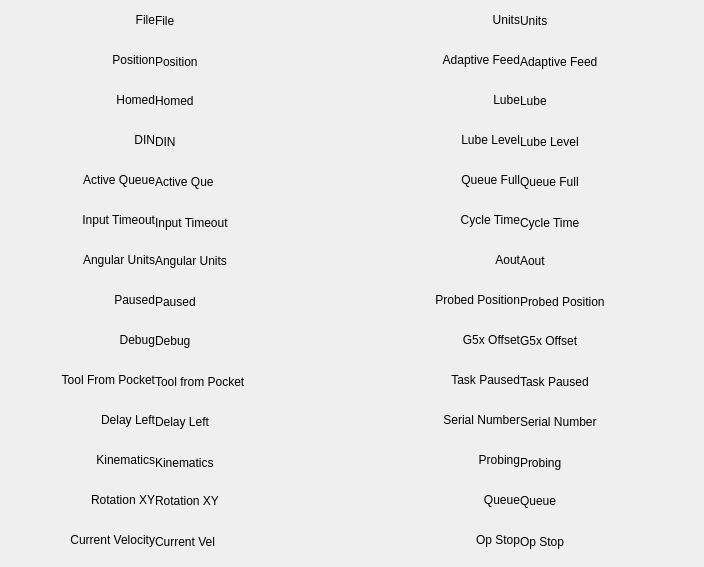
          <widget class="QWidget" name="tab_18">
           <attribute name="title">
            <string>Labels 1</string>
           </attribute>
           <widget class="QLabel" name="file_lb">
            <property name="geometry">
             <rect>
              <x>155</x>
              <y>4</y>
              <width>175</width>
              <height>33</height>
             </rect>
            </property>
            <property name="minimumSize">
             <size>
              <width>175</width>
              <height>30</height>
             </size>
            </property>
            <property name="text">
             <string>File</string>
            </property>
           </widget>
           <widget class="QLabel" name="position_lb">
            <property name="geometry">
             <rect>
              <x>155</x>
              <y>45</y>
              <width>175</width>
              <height>33</height>
             </rect>
            </property>
            <property name="minimumSize">
             <size>
              <width>175</width>
              <height>30</height>
             </size>
            </property>
            <property name="text">
             <string>Position</string>
            </property>
           </widget>
           <widget class="QLabel" name="din_lb">
            <property name="geometry">
             <rect>
              <x>155</x>
              <y>125</y>
              <width>175</width>
              <height>33</height>
             </rect>
            </property>
            <property name="minimumSize">
             <size>
              <width>175</width>
              <height>30</height>
             </size>
            </property>
            <property name="text">
             <string>DIN</string>
            </property>
           </widget>
           <widget class="QLabel" name="homed_lb">
            <property name="geometry">
             <rect>
              <x>155</x>
              <y>84</y>
              <width>175</width>
              <height>33</height>
             </rect>
            </property>
            <property name="minimumSize">
             <size>
              <width>175</width>
              <height>30</height>
             </size>
            </property>
            <property name="text">
             <string>Homed</string>
            </property>
           </widget>
           <widget class="QLabel" name="input_timeout_lb">
            <property name="geometry">
             <rect>
              <x>155</x>
              <y>206</y>
              <width>175</width>
              <height>33</height>
             </rect>
            </property>
            <property name="minimumSize">
             <size>
              <width>175</width>
              <height>30</height>
             </size>
            </property>
            <property name="text">
             <string>Input Timeout</string>
            </property>
           </widget>
           <widget class="QLabel" name="active_queue_lb">
            <property name="geometry">
             <rect>
              <x>155</x>
              <y>165</y>
              <width>175</width>
              <height>33</height>
             </rect>
            </property>
            <property name="minimumSize">
             <size>
              <width>175</width>
              <height>30</height>
             </size>
            </property>
            <property name="text">
             <string>Active Que</string>
            </property>
           </widget>
           <widget class="QLabel" name="paused_lb">
            <property name="geometry">
             <rect>
              <x>155</x>
              <y>285</y>
              <width>175</width>
              <height>33</height>
             </rect>
            </property>
            <property name="minimumSize">
             <size>
              <width>175</width>
              <height>30</height>
             </size>
            </property>
            <property name="text">
             <string>Paused</string>
            </property>
           </widget>
           <widget class="QLabel" name="delay_left_lb">
            <property name="geometry">
             <rect>
              <x>155</x>
              <y>405</y>
              <width>175</width>
              <height>33</height>
             </rect>
            </property>
            <property name="minimumSize">
             <size>
              <width>175</width>
              <height>30</height>
             </size>
            </property>
            <property name="text">
             <string>Delay Left</string>
            </property>
           </widget>
           <widget class="QLabel" name="kinematics_type_lb">
            <property name="geometry">
             <rect>
              <x>155</x>
              <y>446</y>
              <width>175</width>
              <height>33</height>
             </rect>
            </property>
            <property name="minimumSize">
             <size>
              <width>175</width>
              <height>30</height>
             </size>
            </property>
            <property name="text">
             <string>Kinematics</string>
            </property>
           </widget>
           <widget class="QLabel" name="debug_lb">
            <property name="geometry">
             <rect>
              <x>155</x>
              <y>324</y>
              <width>175</width>
              <height>33</height>
             </rect>
            </property>
            <property name="minimumSize">
             <size>
              <width>175</width>
              <height>30</height>
             </size>
            </property>
            <property name="text">
             <string>Debug</string>
            </property>
           </widget>
           <widget class="QLabel" name="angular_units_lb">
            <property name="geometry">
             <rect>
              <x>155</x>
              <y>244</y>
              <width>175</width>
              <height>33</height>
             </rect>
            </property>
            <property name="minimumSize">
             <size>
              <width>175</width>
              <height>30</height>
             </size>
            </property>
            <property name="text">
             <string>Angular Units</string>
            </property>
           </widget>
           <widget class="QLabel" name="tool_from_pocket_lb">
            <property name="geometry">
             <rect>
              <x>155</x>
              <y>365</y>
              <width>175</width>
              <height>33</height>
             </rect>
            </property>
            <property name="minimumSize">
             <size>
              <width>175</width>
              <height>30</height>
             </size>
            </property>
            <property name="text">
             <string>Tool from Pocket</string>
            </property>
           </widget>
           <widget class="QLabel" name="rotation_xy_lb">
            <property name="geometry">
             <rect>
              <x>155</x>
              <y>484</y>
              <width>175</width>
              <height>33</height>
             </rect>
            </property>
            <property name="minimumSize">
             <size>
              <width>175</width>
              <height>30</height>
             </size>
            </property>
            <property name="text">
             <string>Rotation XY</string>
            </property>
           </widget>
           <widget class="QLabel" name="current_vel_lb">
            <property name="geometry">
             <rect>
              <x>155</x>
              <y>525</y>
              <width>175</width>
              <height>33</height>
             </rect>
            </property>
            <property name="minimumSize">
             <size>
              <width>175</width>
              <height>30</height>
             </size>
            </property>
            <property name="text">
             <string>Current Vel</string>
            </property>
           </widget>
           <widget class="QLabel" name="adaptive_feed_enabled_lb">
            <property name="geometry">
             <rect>
              <x>520</x>
              <y>45</y>
              <width>175</width>
              <height>33</height>
             </rect>
            </property>
            <property name="minimumSize">
             <size>
              <width>175</width>
              <height>0</height>
             </size>
            </property>
            <property name="text">
             <string>Adaptive Feed</string>
            </property>
           </widget>
           <widget class="QLabel" name="queue_lb">
            <property name="geometry">
             <rect>
              <x>520</x>
              <y>484</y>
              <width>175</width>
              <height>33</height>
             </rect>
            </property>
            <property name="minimumSize">
             <size>
              <width>175</width>
              <height>0</height>
             </size>
            </property>
            <property name="text">
             <string>Queue</string>
            </property>
           </widget>
           <widget class="QLabel" name="queue_full_lb">
            <property name="geometry">
             <rect>
              <x>520</x>
              <y>165</y>
              <width>175</width>
              <height>33</height>
             </rect>
            </property>
            <property name="minimumSize">
             <size>
              <width>175</width>
              <height>0</height>
             </size>
            </property>
            <property name="text">
             <string>Queue Full</string>
            </property>
           </widget>
           <widget class="QLabel" name="aout_lb">
            <property name="geometry">
             <rect>
              <x>520</x>
              <y>244</y>
              <width>175</width>
              <height>33</height>
             </rect>
            </property>
            <property name="minimumSize">
             <size>
              <width>175</width>
              <height>0</height>
             </size>
            </property>
            <property name="text">
             <string>Aout</string>
            </property>
           </widget>
           <widget class="QLabel" name="probed_position_lb">
            <property name="geometry">
             <rect>
              <x>520</x>
              <y>285</y>
              <width>175</width>
              <height>33</height>
             </rect>
            </property>
            <property name="minimumSize">
             <size>
              <width>175</width>
              <height>0</height>
             </size>
            </property>
            <property name="text">
             <string>Probed Position</string>
            </property>
           </widget>
           <widget class="QLabel" name="probing_lb">
            <property name="geometry">
             <rect>
              <x>520</x>
              <y>446</y>
              <width>175</width>
              <height>33</height>
             </rect>
            </property>
            <property name="minimumSize">
             <size>
              <width>175</width>
              <height>0</height>
             </size>
            </property>
            <property name="text">
             <string>Probing</string>
            </property>
           </widget>
           <widget class="QLabel" name="cycle_time_lb">
            <property name="geometry">
             <rect>
              <x>520</x>
              <y>206</y>
              <width>175</width>
              <height>33</height>
             </rect>
            </property>
            <property name="minimumSize">
             <size>
              <width>175</width>
              <height>0</height>
             </size>
            </property>
            <property name="text">
             <string>Cycle Time</string>
            </property>
           </widget>
           <widget class="QLabel" name="g5x_offset_lb">
            <property name="geometry">
             <rect>
              <x>520</x>
              <y>324</y>
              <width>175</width>
              <height>33</height>
             </rect>
            </property>
            <property name="minimumSize">
             <size>
              <width>175</width>
              <height>0</height>
             </size>
            </property>
            <property name="text">
             <string>G5x Offset</string>
            </property>
           </widget>
           <widget class="QLabel" name="optional_stop_lb">
            <property name="geometry">
             <rect>
              <x>520</x>
              <y>525</y>
              <width>175</width>
              <height>33</height>
             </rect>
            </property>
            <property name="minimumSize">
             <size>
              <width>175</width>
              <height>0</height>
             </size>
            </property>
            <property name="text">
             <string>Op Stop</string>
            </property>
           </widget>
           <widget class="QLabel" name="lube_lb">
            <property name="geometry">
             <rect>
              <x>520</x>
              <y>84</y>
              <width>175</width>
              <height>33</height>
             </rect>
            </property>
            <property name="minimumSize">
             <size>
              <width>175</width>
              <height>0</height>
             </size>
            </property>
            <property name="text">
             <string>Lube</string>
            </property>
           </widget>
           <widget class="QLabel" name="echo_serial_number_lb">
            <property name="geometry">
             <rect>
              <x>520</x>
              <y>405</y>
              <width>175</width>
              <height>33</height>
             </rect>
            </property>
            <property name="minimumSize">
             <size>
              <width>175</width>
              <height>0</height>
             </size>
            </property>
            <property name="text">
             <string>Serial Number</string>
            </property>
           </widget>
           <widget class="QLabel" name="machine_units_lb">
            <property name="geometry">
             <rect>
              <x>520</x>
              <y>4</y>
              <width>175</width>
              <height>33</height>
             </rect>
            </property>
            <property name="minimumSize">
             <size>
              <width>175</width>
              <height>30</height>
             </size>
            </property>
            <property name="text">
             <string>Units</string>
            </property>
           </widget>
           <widget class="QLabel" name="lube_level_lb">
            <property name="geometry">
             <rect>
              <x>520</x>
              <y>125</y>
              <width>175</width>
              <height>33</height>
             </rect>
            </property>
            <property name="minimumSize">
             <size>
              <width>175</width>
              <height>0</height>
             </size>
            </property>
            <property name="text">
             <string>Lube Level</string>
            </property>
           </widget>
           <widget class="QLabel" name="task_paused_lb">
            <property name="geometry">
             <rect>
              <x>520</x>
              <y>365</y>
              <width>175</width>
              <height>33</height>
             </rect>
            </property>
            <property name="minimumSize">
             <size>
              <width>175</width>
              <height>0</height>
             </size>
            </property>
            <property name="text">
             <string>Task Paused</string>
            </property>
           </widget>
           <widget class="QLabel" name="label_2">
            <property name="geometry">
             <rect>
              <x>5</x>
              <y>5</y>
              <width>150</width>
              <height>30</height>
             </rect>
            </property>
            <property name="minimumSize">
             <size>
              <width>150</width>
              <height>30</height>
             </size>
            </property>
            <property name="text">
             <string>File</string>
            </property>
            <property name="alignment">
             <set>Qt::AlignRight|Qt::AlignTrailing|Qt::AlignVCenter</set>
            </property>
           </widget>
           <widget class="QLabel" name="label_3">
            <property name="geometry">
             <rect>
              <x>5</x>
              <y>45</y>
              <width>150</width>
              <height>30</height>
             </rect>
            </property>
            <property name="minimumSize">
             <size>
              <width>150</width>
              <height>30</height>
             </size>
            </property>
            <property name="text">
             <string>Position</string>
            </property>
            <property name="alignment">
             <set>Qt::AlignRight|Qt::AlignTrailing|Qt::AlignVCenter</set>
            </property>
           </widget>
           <widget class="QLabel" name="label_4">
            <property name="geometry">
             <rect>
              <x>5</x>
              <y>85</y>
              <width>150</width>
              <height>30</height>
             </rect>
            </property>
            <property name="minimumSize">
             <size>
              <width>150</width>
              <height>30</height>
             </size>
            </property>
            <property name="text">
             <string>Homed</string>
            </property>
            <property name="alignment">
             <set>Qt::AlignRight|Qt::AlignTrailing|Qt::AlignVCenter</set>
            </property>
           </widget>
           <widget class="QLabel" name="label_10">
            <property name="geometry">
             <rect>
              <x>5</x>
              <y>125</y>
              <width>150</width>
              <height>30</height>
             </rect>
            </property>
            <property name="minimumSize">
             <size>
              <width>150</width>
              <height>30</height>
             </size>
            </property>
            <property name="text">
             <string>DIN</string>
            </property>
            <property name="alignment">
             <set>Qt::AlignRight|Qt::AlignTrailing|Qt::AlignVCenter</set>
            </property>
           </widget>
           <widget class="QLabel" name="label_12">
            <property name="geometry">
             <rect>
              <x>5</x>
              <y>285</y>
              <width>150</width>
              <height>30</height>
             </rect>
            </property>
            <property name="minimumSize">
             <size>
              <width>150</width>
              <height>30</height>
             </size>
            </property>
            <property name="text">
             <string>Paused</string>
            </property>
            <property name="alignment">
             <set>Qt::AlignRight|Qt::AlignTrailing|Qt::AlignVCenter</set>
            </property>
           </widget>
           <widget class="QLabel" name="label_35">
            <property name="geometry">
             <rect>
              <x>5</x>
              <y>165</y>
              <width>150</width>
              <height>30</height>
             </rect>
            </property>
            <property name="minimumSize">
             <size>
              <width>150</width>
              <height>30</height>
             </size>
            </property>
            <property name="text">
             <string>Active Queue</string>
            </property>
            <property name="alignment">
             <set>Qt::AlignRight|Qt::AlignTrailing|Qt::AlignVCenter</set>
            </property>
           </widget>
           <widget class="QLabel" name="label_36">
            <property name="geometry">
             <rect>
              <x>5</x>
              <y>245</y>
              <width>150</width>
              <height>30</height>
             </rect>
            </property>
            <property name="minimumSize">
             <size>
              <width>150</width>
              <height>30</height>
             </size>
            </property>
            <property name="text">
             <string>Angular Units</string>
            </property>
            <property name="alignment">
             <set>Qt::AlignRight|Qt::AlignTrailing|Qt::AlignVCenter</set>
            </property>
           </widget>
           <widget class="QLabel" name="label_37">
            <property name="geometry">
             <rect>
              <x>5</x>
              <y>205</y>
              <width>150</width>
              <height>30</height>
             </rect>
            </property>
            <property name="minimumSize">
             <size>
              <width>150</width>
              <height>30</height>
             </size>
            </property>
            <property name="text">
             <string>Input Timeout</string>
            </property>
            <property name="alignment">
             <set>Qt::AlignRight|Qt::AlignTrailing|Qt::AlignVCenter</set>
            </property>
           </widget>
           <widget class="QLabel" name="label_81">
            <property name="geometry">
             <rect>
              <x>5</x>
              <y>445</y>
              <width>150</width>
              <height>30</height>
             </rect>
            </property>
            <property name="minimumSize">
             <size>
              <width>150</width>
              <height>30</height>
             </size>
            </property>
            <property name="text">
             <string>Kinematics</string>
            </property>
            <property name="alignment">
             <set>Qt::AlignRight|Qt::AlignTrailing|Qt::AlignVCenter</set>
            </property>
           </widget>
           <widget class="QLabel" name="label_82">
            <property name="geometry">
             <rect>
              <x>5</x>
              <y>325</y>
              <width>150</width>
              <height>30</height>
             </rect>
            </property>
            <property name="minimumSize">
             <size>
              <width>150</width>
              <height>30</height>
             </size>
            </property>
            <property name="text">
             <string>Debug</string>
            </property>
            <property name="alignment">
             <set>Qt::AlignRight|Qt::AlignTrailing|Qt::AlignVCenter</set>
            </property>
           </widget>
           <widget class="QLabel" name="label_84">
            <property name="geometry">
             <rect>
              <x>5</x>
              <y>525</y>
              <width>150</width>
              <height>30</height>
             </rect>
            </property>
            <property name="minimumSize">
             <size>
              <width>150</width>
              <height>30</height>
             </size>
            </property>
            <property name="text">
             <string>Current Velocity</string>
            </property>
            <property name="alignment">
             <set>Qt::AlignRight|Qt::AlignTrailing|Qt::AlignVCenter</set>
            </property>
           </widget>
           <widget class="QLabel" name="label_92">
            <property name="geometry">
             <rect>
              <x>5</x>
              <y>405</y>
              <width>150</width>
              <height>30</height>
             </rect>
            </property>
            <property name="minimumSize">
             <size>
              <width>150</width>
              <height>30</height>
             </size>
            </property>
            <property name="text">
             <string>Delay Left</string>
            </property>
            <property name="alignment">
             <set>Qt::AlignRight|Qt::AlignTrailing|Qt::AlignVCenter</set>
            </property>
           </widget>
           <widget class="QLabel" name="label_108">
            <property name="geometry">
             <rect>
              <x>5</x>
              <y>365</y>
              <width>150</width>
              <height>30</height>
             </rect>
            </property>
            <property name="minimumSize">
             <size>
              <width>150</width>
              <height>30</height>
             </size>
            </property>
            <property name="text">
             <string>Tool From Pocket</string>
            </property>
            <property name="alignment">
             <set>Qt::AlignRight|Qt::AlignTrailing|Qt::AlignVCenter</set>
            </property>
           </widget>
           <widget class="QLabel" name="label_110">
            <property name="geometry">
             <rect>
              <x>5</x>
              <y>485</y>
              <width>150</width>
              <height>30</height>
             </rect>
            </property>
            <property name="minimumSize">
             <size>
              <width>150</width>
              <height>30</height>
             </size>
            </property>
            <property name="text">
             <string>Rotation XY</string>
            </property>
            <property name="alignment">
             <set>Qt::AlignRight|Qt::AlignTrailing|Qt::AlignVCenter</set>
            </property>
           </widget>
           <widget class="QLabel" name="label_38">
            <property name="geometry">
             <rect>
              <x>370</x>
              <y>125</y>
              <width>150</width>
              <height>30</height>
             </rect>
            </property>
            <property name="minimumSize">
             <size>
              <width>150</width>
              <height>30</height>
             </size>
            </property>
            <property name="text">
             <string>Lube Level</string>
            </property>
            <property name="alignment">
             <set>Qt::AlignRight|Qt::AlignTrailing|Qt::AlignVCenter</set>
            </property>
           </widget>
           <widget class="QLabel" name="label_39">
            <property name="geometry">
             <rect>
              <x>370</x>
              <y>5</y>
              <width>150</width>
              <height>30</height>
             </rect>
            </property>
            <property name="minimumSize">
             <size>
              <width>150</width>
              <height>30</height>
             </size>
            </property>
            <property name="text">
             <string>Units</string>
            </property>
            <property name="alignment">
             <set>Qt::AlignRight|Qt::AlignTrailing|Qt::AlignVCenter</set>
            </property>
           </widget>
           <widget class="QLabel" name="label_41">
            <property name="geometry">
             <rect>
              <x>370</x>
              <y>205</y>
              <width>150</width>
              <height>30</height>
             </rect>
            </property>
            <property name="minimumSize">
             <size>
              <width>150</width>
              <height>30</height>
             </size>
            </property>
            <property name="text">
             <string>Cycle Time</string>
            </property>
            <property name="alignment">
             <set>Qt::AlignRight|Qt::AlignTrailing|Qt::AlignVCenter</set>
            </property>
           </widget>
           <widget class="QLabel" name="label_121">
            <property name="geometry">
             <rect>
              <x>370</x>
              <y>525</y>
              <width>150</width>
              <height>30</height>
             </rect>
            </property>
            <property name="minimumSize">
             <size>
              <width>150</width>
              <height>30</height>
             </size>
            </property>
            <property name="text">
             <string>Op Stop</string>
            </property>
            <property name="alignment">
             <set>Qt::AlignRight|Qt::AlignTrailing|Qt::AlignVCenter</set>
            </property>
           </widget>
           <widget class="QLabel" name="label_42">
            <property name="geometry">
             <rect>
              <x>370</x>
              <y>85</y>
              <width>150</width>
              <height>30</height>
             </rect>
            </property>
            <property name="minimumSize">
             <size>
              <width>150</width>
              <height>30</height>
             </size>
            </property>
            <property name="text">
             <string>Lube</string>
            </property>
            <property name="alignment">
             <set>Qt::AlignRight|Qt::AlignTrailing|Qt::AlignVCenter</set>
            </property>
           </widget>
           <widget class="QLabel" name="label_43">
            <property name="geometry">
             <rect>
              <x>370</x>
              <y>245</y>
              <width>150</width>
              <height>30</height>
             </rect>
            </property>
            <property name="minimumSize">
             <size>
              <width>150</width>
              <height>30</height>
             </size>
            </property>
            <property name="text">
             <string>Aout</string>
            </property>
            <property name="alignment">
             <set>Qt::AlignRight|Qt::AlignTrailing|Qt::AlignVCenter</set>
            </property>
           </widget>
           <widget class="QLabel" name="label_122">
            <property name="geometry">
             <rect>
              <x>370</x>
              <y>445</y>
              <width>150</width>
              <height>30</height>
             </rect>
            </property>
            <property name="minimumSize">
             <size>
              <width>150</width>
              <height>30</height>
             </size>
            </property>
            <property name="text">
             <string>Probing</string>
            </property>
            <property name="alignment">
             <set>Qt::AlignRight|Qt::AlignTrailing|Qt::AlignVCenter</set>
            </property>
           </widget>
           <widget class="QLabel" name="label_44">
            <property name="geometry">
             <rect>
              <x>370</x>
              <y>45</y>
              <width>150</width>
              <height>30</height>
             </rect>
            </property>
            <property name="minimumSize">
             <size>
              <width>150</width>
              <height>30</height>
             </size>
            </property>
            <property name="text">
             <string>Adaptive Feed</string>
            </property>
            <property name="alignment">
             <set>Qt::AlignRight|Qt::AlignTrailing|Qt::AlignVCenter</set>
            </property>
           </widget>
           <widget class="QLabel" name="label_123">
            <property name="geometry">
             <rect>
              <x>370</x>
              <y>325</y>
              <width>150</width>
              <height>30</height>
             </rect>
            </property>
            <property name="minimumSize">
             <size>
              <width>150</width>
              <height>30</height>
             </size>
            </property>
            <property name="text">
             <string>G5x Offset</string>
            </property>
            <property name="alignment">
             <set>Qt::AlignRight|Qt::AlignTrailing|Qt::AlignVCenter</set>
            </property>
           </widget>
           <widget class="QLabel" name="label_124">
            <property name="geometry">
             <rect>
              <x>370</x>
              <y>485</y>
              <width>150</width>
              <height>30</height>
             </rect>
            </property>
            <property name="minimumSize">
             <size>
              <width>150</width>
              <height>30</height>
             </size>
            </property>
            <property name="text">
             <string>Queue</string>
            </property>
            <property name="alignment">
             <set>Qt::AlignRight|Qt::AlignTrailing|Qt::AlignVCenter</set>
            </property>
           </widget>
           <widget class="QLabel" name="label_45">
            <property name="geometry">
             <rect>
              <x>370</x>
              <y>285</y>
              <width>150</width>
              <height>30</height>
             </rect>
            </property>
            <property name="minimumSize">
             <size>
              <width>150</width>
              <height>30</height>
             </size>
            </property>
            <property name="text">
             <string>Probed Position</string>
            </property>
            <property name="alignment">
             <set>Qt::AlignRight|Qt::AlignTrailing|Qt::AlignVCenter</set>
            </property>
           </widget>
           <widget class="QLabel" name="label_79">
            <property name="geometry">
             <rect>
              <x>370</x>
              <y>165</y>
              <width>150</width>
              <height>30</height>
             </rect>
            </property>
            <property name="minimumSize">
             <size>
              <width>150</width>
              <height>30</height>
             </size>
            </property>
            <property name="text">
             <string>Queue Full</string>
            </property>
            <property name="alignment">
             <set>Qt::AlignRight|Qt::AlignTrailing|Qt::AlignVCenter</set>
            </property>
           </widget>
           <widget class="QLabel" name="label_125">
            <property name="geometry">
             <rect>
              <x>370</x>
              <y>365</y>
              <width>150</width>
              <height>30</height>
             </rect>
            </property>
            <property name="minimumSize">
             <size>
              <width>150</width>
              <height>30</height>
             </size>
            </property>
            <property name="text">
             <string>Task Paused</string>
            </property>
            <property name="alignment">
             <set>Qt::AlignRight|Qt::AlignTrailing|Qt::AlignVCenter</set>
            </property>
           </widget>
           <widget class="QLabel" name="label_126">
            <property name="geometry">
             <rect>
              <x>370</x>
              <y>405</y>
              <width>150</width>
              <height>30</height>
             </rect>
            </property>
            <property name="minimumSize">
             <size>
              <width>150</width>
              <height>30</height>
             </size>
            </property>
            <property name="text">
             <string>Serial Number</string>
            </property>
            <property name="alignment">
             <set>Qt::AlignRight|Qt::AlignTrailing|Qt::AlignVCenter</set>
            </property>
           </widget>
          </widget>
